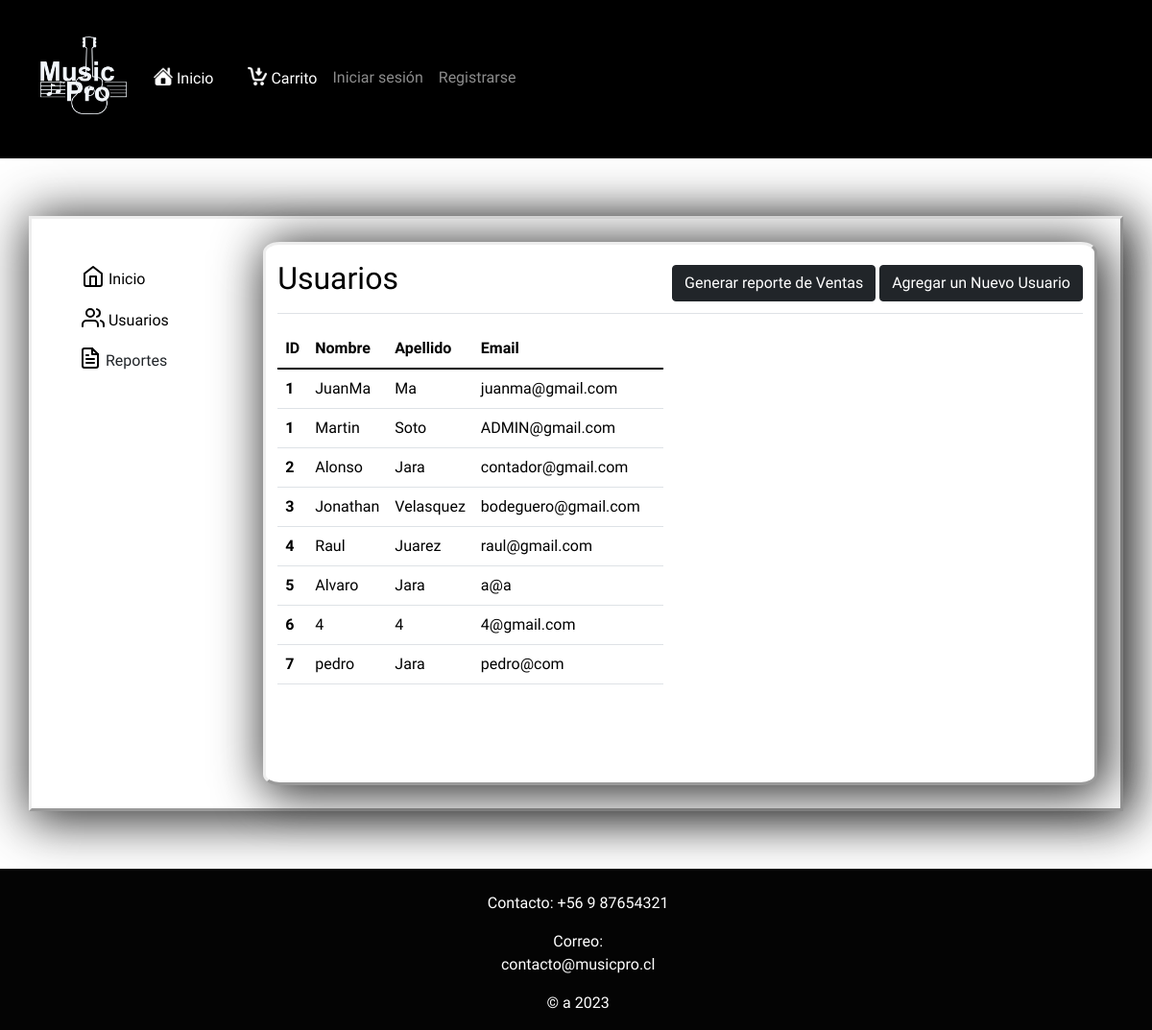
Screenshot of /usuarioAdmin with the database file from the repository.
### core/models.py (models this page shows, shortened)
class Usuario(models.Model):
    cam_auto = models.IntegerField(default=0)
    nombre = models.CharField(max_length=16, )
    apellido = models.CharField( max_length=16, null=False)
    email = models.EmailField(primary_key=True, unique=True)
    pwd = models.CharField(null=False, max_length=12)
    tipoUsuario = models.IntegerField()
    rut = models.CharField(max_length=10, default= '')
    direccion = models.CharField(max_length=50, null=False, default= '')
    telefono = models.CharField(max_length=10, default=0)
    codigoPostal = models.IntegerField(max_length=50, default= 0)
    estado = models.CharField(max_length=50, default= '')
    ciudad = models.CharField(max_length=50, default= '')

### core/views.py (the view)
# urls.py: path('usuarioAdmin', usuarioAdmin, name="usuarioAdmin"),
def usuarioAdmin(request):
    contexto = {'usuario': Usuario.objects.all()}
    return render(request,'core/usuariosAdmin.html' , contexto )

### core/context_processor.py (called while the page is built)
def total_carrito(request):
    total = 0
    if 'carrito' in request.session:
        for key, value in request.session["carrito"].items():
            total += int(value["acumulado"])
    return {"total_carrito":total}

### core/templates/core/usuariosAdmin.html (shortened to what this page needs)
{% extends "core/layout.html" %}
{% load static %}
{% block head %}
<link href="{% static 'core/css/usuariosadmin1.css' %}" rel="stylesheet" type="text/css">
{% endblock %}
{% block content %}
<div id="contenido">
    <div class="container-fluid">
      <div class="row">
        <nav id="sidebarMenu" >
          <div class="position-sticky pt-3 sidebar-sticky">
            <ul class="nav flex-column" >
              <li class="nav-item">
                <a class="nav-link active" aria-current="page"  id="iconoInfo" href="{% url 'administrador' %}">
                  Inicio
                </a>
              </li>
              <li class="nav-item">
                <a class="nav-link" id="iconoInfo" href="{% url 'usuarioAdmin' %}">
                  Usuarios
                </a>
              </li>
              <li class="nav-item dropdown">
                <a class="btn btn-toggle align-items-center rounded" href="#" role="button" data-bs-toggle="collapse" aria-expanded="false" data-bs-target="#dashboard-collapse">
                  Reportes
                </a>
              </li>
            </ul>
          </div>
        </nav>
        <div id="pantalla">
          <main >
            <div class="d-flex justify-content-between flex-wrap flex-md-nowrap align-items-center pt-3 pb-2 mb-3 border-bottom">
              <h1 class="h2">Usuarios</h1>
              <div id="menuUsuario" >
                <button class="btn btn-dark"  onclick="generarinfo()">Generar reporte de Ventas</button>
                <a class="btn btn-dark" href="{% url 'crudUsuario' %}"> Agregar un Nuevo Usuario</a>
              </div>
            </div>
              <div class="ratio ratio-16x9">
                <div class="tabla">
                  <table class="table" id="tabla" style="color:rgb(0, 0, 0)">
                    <thead>
                        <tr>
                            <th scope="col">ID</th>
                            <th scope="col">Nombre</th>
                            <th scope="col">Apellido</th>
                            <th scope="col">Email</th>
                        </tr>
                    </thead>
                    <tbody>
                      {% for i in usuario %}
                      <tr>
                          <th scope="row">{{ i.cam_auto }}</th>
                          <td>{{ i.nombre }}</td>
                          <td>{{ i.apellido }}</td>
                          <td>{{ i.email }}</td>
                          <td>
                          </td>
                      </tr>
                      {% endfor %}
                  </tbody>
                </table>
                </div>
            </div>
          </main>
        </div>
      </div>
    </div>
  </div>
{% endblock %}

### core/static/core/css/stylelayout.css (style rules this page uses)
body { background-image: url("https://i.pinimg.com/564x/20/8b/9b/208b9ba35cebefbba9f945fb69f021ce.jpg"); background-repeat: no-repeat; background-position: center center; background-size: cover; background-attachment: fixed; }
.nav-link { display: flex; justify-content: center; align-items: center; }
* { padding: 0; margin: 0; font-family: 'Chakra Petch', sans-serif; }
body { background-color: #ffffff; background-color: #ffffff; }

### core/static/core/css/usuariosadmin1.css (style rules this page uses)
#contenido { display: flex; justify-content: space-around; width: 95%; padding: 2%; margin: 5% 0% 5% 0%; background-color: rgb(255, 255, 255); color: rgb(0, 0, 0); border-style: outset; box-shadow: 5px 5px 50px 5px rgb(44, 44, 44); }
#sidebarMenu { width: 20%; height: 100%; class:"col-md-3 col-lg-2 d-md-block bg-light sidebar "; }
#pantalla { width: 80%; background-color: rgb(255, 255, 255); color: rgb(0, 0, 0); border-style: outset; box-shadow: 5px 5px 50px 5px rgb(44, 44, 44); border-radius: 2%; }
#tabla { width:auto; padding: -100%; }
#iconoInfo { color: black; }
.container-fluid { height: auto; }

### rows the page displays
Usuario: cam_auto "1", nombre "JuanMa", apellido "Ma", email "juanma@gmail.com"
Usuario: cam_auto "1", nombre "Martin", apellido "Soto", email "ADMIN@gmail.com"
Usuario: cam_auto "2", nombre "Alonso", apellido "Jara", email "contador@gmail.com"
Usuario: cam_auto "3", nombre "Jonathan", apellido "Velasquez", email "bodeguero@gmail.com"
Usuario: cam_auto "4", nombre "Raul", apellido "Juarez", email "raul@gmail.com"
Usuario: cam_auto "5", nombre "Alvaro", apellido "Jara", email "a@a"
Usuario: cam_auto "6", nombre "4", apellido "4", email "4@gmail.com"
Usuario: cam_auto "7", nombre "pedro", apellido "Jara", email "pedro@com"
